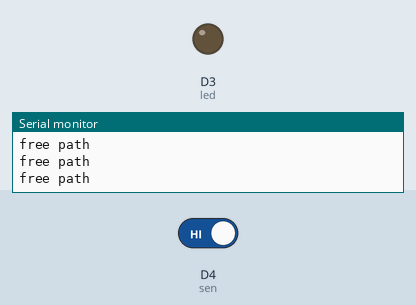
Bench run of a sketch on a simulated ESP8266 (NodeMCU). Parts: output pins drawn as LEDs (lit = HIGH), the last lines printed to the serial monitor. The inputs (shaded band) are chosen by the test bench; at power-on: D4 (sen) HIGH.

Above: at 2.8 s.
2.9 s: D4 (sen) driven LOW
At 3.4 s:
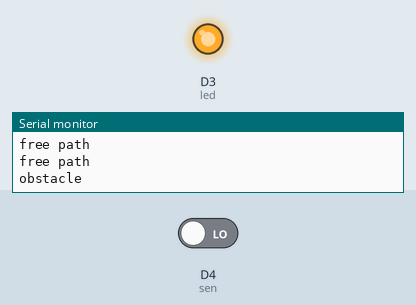
4.5 s: D4 (sen) driven HIGH
At 6.1 s:
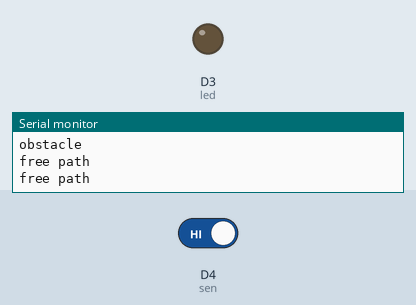
Timing chart, 0 to 7.6 s (numbered marks = the images above; inputs shaded):
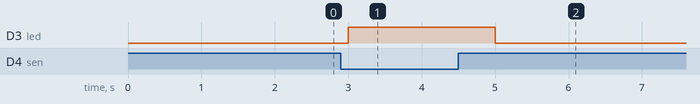

Measured:
- after the input at 2.9 s, D3 (led): LOW → HIGH after 0.10 s
- after the input at 4.5 s, D3 (led): HIGH → LOW after 0.50 s

The sketch:

sensor_monitor.ino
```cpp
int led=D3;
int data;
int sen=D4;
void setup()
{
  pinMode(sen,INPUT);
  pinMode(led,OUTPUT);
  Serial.begin(9600);

}

void loop()
{
 data=digitalRead(sen);
 if(data==LOW)
 {

  Serial.println("obstacle");
  digitalWrite(led,HIGH);
  delay(1000);
 }
 else
 {
  Serial.println("free path");
  digitalWrite(led,LOW);
  delay(1000);
 }

}
```
